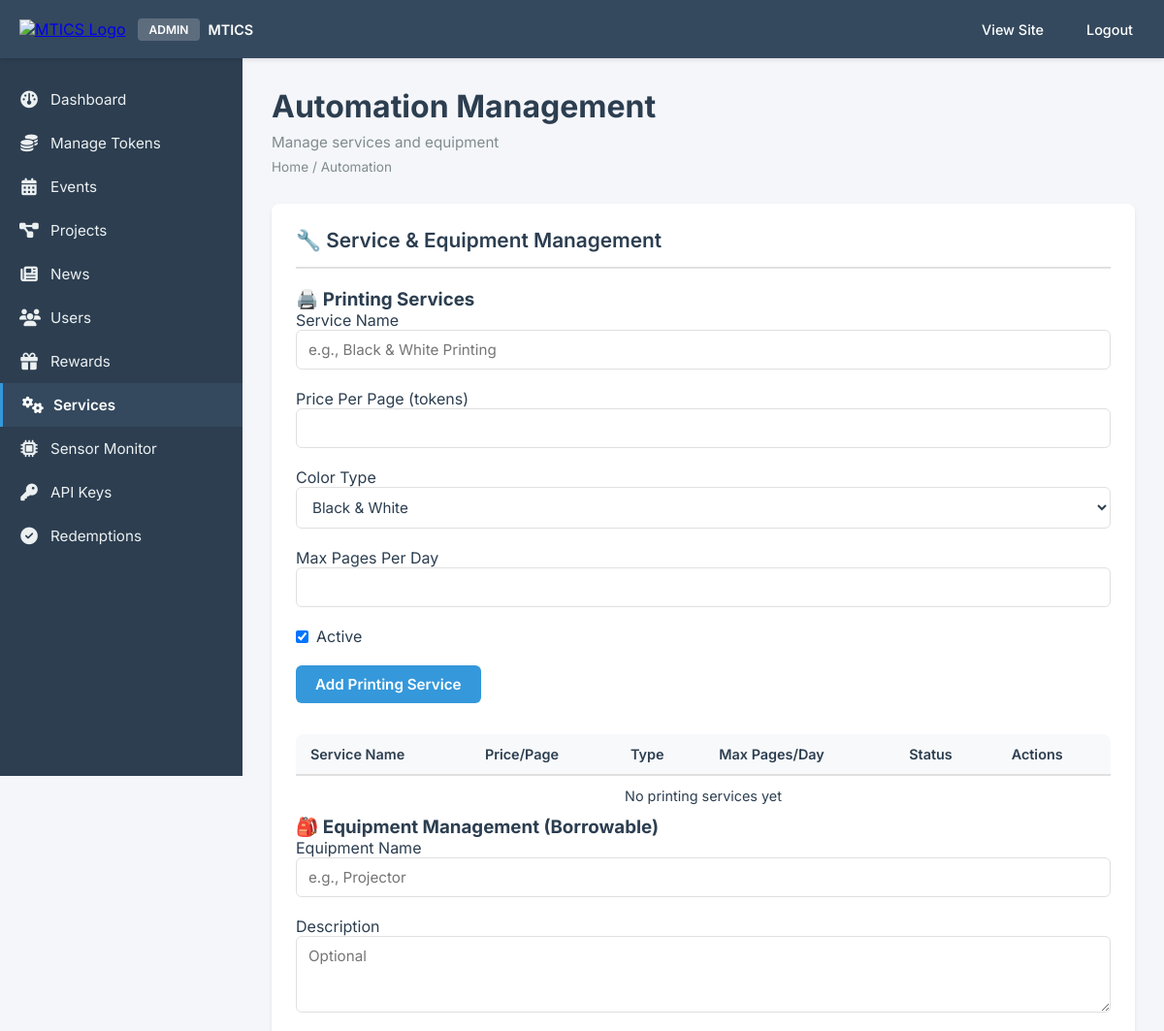
/admin/automation.php (signed in, upper part), run on an earlier commit of the app's database.
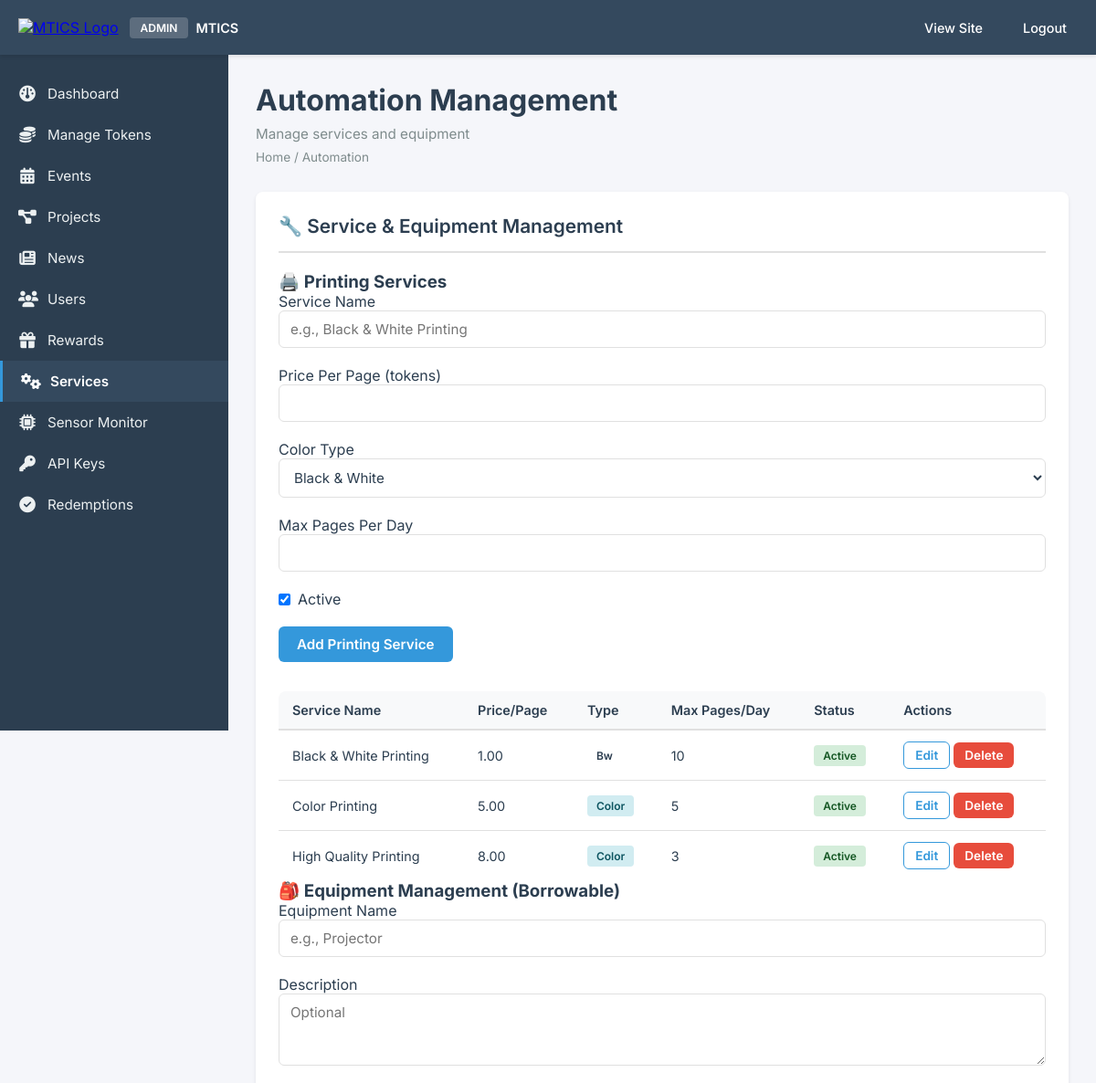
And on a later commit of the database.
### tables this page shows
CREATE TABLE IF NOT EXISTS printing_services (
    id INT AUTO_INCREMENT PRIMARY KEY,
    name VARCHAR(255) NOT NULL,
    description TEXT,
    price_per_page DECIMAL(10, 2) NOT NULL,
    color_options ENUM('bw', 'color') DEFAULT 'bw',
    paper_size ENUM('a4', 'a3', 'legal', 'letter') DEFAULT 'a4',
    max_pages_per_day INT DEFAULT 10,
    is_active BOOLEAN DEFAULT TRUE,
    created_at TIMESTAMP DEFAULT CURRENT_TIMESTAMP,
    INDEX idx_is_active (is_active)
);

### config/config.php (called while the page is built, shortened)
<?php
function format_tokens($amount) {
    return number_format($amount, 2);
}

### admin/automation.php (the view, shortened to what this page needs)
<?php
require_once '../config/config.php';
$db = Database::getInstance()->getConnection();
$editing_printing_service = null;
$editing_equipment = null;
include '../includes/admin_header.php';
?>
<div class="admin-content">
    <div class="admin-container">
        <div class="admin-page-header">
            <h1 class="admin-page-title">Automation Management</h1>
            <p class="admin-page-subtitle">Manage services and equipment</p>
            <div class="admin-breadcrumb">
                <a href="<?php echo SITE_URL; ?>/admin/index.php">Home</a> / Automation
            </div>
        </div>
        <div class="admin-section">
            <h2 class="admin-section-title">🔧 Service & Equipment Management</h2>
            <div class="grid grid-2">
                <div class="card" id="printing-services">
                    <div class="card-header">
                        <h3 class="card-title">🖨️ Printing Services</h3>
                    </div>
                    <div class="card-body">
                        <?php $is_editing_print = !empty($editing_printing_service); ?>
                        <form method="POST" action="#printing-services" style="margin-bottom: 2rem;">
                            <div class="admin-form-group">
                                <label>Service Name</label>
                                <input
                                    type="text"
                                    name="name"
                                    class="admin-form-input"
                                    placeholder="e.g., Black & White Printing"
                                    required
                                    value="<?php echo $is_editing_print ? htmlspecialchars($editing_printing_service['name'] ?? '') : ''; ?>"
                                >
                            </div>
                            <div class="admin-form-group">
                                <label>Price Per Page (tokens)</label>
                                <input
                                    type="number"
                                    name="price_per_page"
                                    class="admin-form-input"
                                    step="0.01"
                                    min="0"
                                    required
                                    value="<?php echo $is_editing_print ? htmlspecialchars((string)($editing_printing_service['price_per_page'] ?? '')) : ''; ?>"
                                >
                            </div>
                            <div class="admin-form-group">
                                <label>Color Type</label>
                                <select name="color_options" class="admin-form-input" required>
                                    <?php $color = $is_editing_print ? ($editing_printing_service['color_options'] ?? 'bw') : 'bw'; ?>
                                    <option value="bw" <?php echo $color === 'bw' ? 'selected' : ''; ?>>Black & White</option>
                                </select>
                            </div>
                            <div class="admin-form-group">
                                <label>Max Pages Per Day</label>
                                <input
                                    type="number"
                                    name="max_pages_per_day"
                                    class="admin-form-input"
                                    min="1"
                                    required
                                    value="<?php echo $is_editing_print ? (int)($editing_printing_service['max_pages_per_day'] ?? 1) : ''; ?>"
                                >
                            </div>
                            <div class="admin-form-group">
                                <?php $print_active = $is_editing_print ? !empty($editing_printing_service['is_active']) : true; ?>
                                <label style="display: flex; align-items: center; gap: 0.5rem;">
                                    <input type="checkbox" name="is_active" <?php echo $print_active ? 'checked' : ''; ?>>
                                    <span>Active</span>
                                </label>
                            </div>
                            <div style="display:flex; gap: .75rem; flex-wrap: wrap;">
                                <button type="submit" class="admin-btn admin-btn-primary">
                                    <?php echo $is_editing_print ? 'Update Printing Service' : 'Add Printing Service'; ?>
                                </button>
                            </div>
                        </form>
                        <div class="admin-table-container">
                            <table class="admin-table">
                                <thead>
                                    <tr>
                                        <th>Service Name</th>
                                        <th>Price/Page</th>
                                        <th>Type</th>
                                        <th>Max Pages/Day</th>
                                        <th>Status</th>
                                        <th>Actions</th>
                                    </tr>
                                </thead>
                                <tbody>
                                    <?php
                                    $printing_services = $db->query("SELECT * FROM printing_services ORDER BY price_per_page ASC")->fetchAll();
                                    if (empty($printing_services)):
                                    ?>
                                        <tr>
                                            <td colspan="6" style="text-align:center; padding: var(--spacing-md); color: var(--medium-gray);">
                                                No printing services yet
                                            </td>
                                        </tr>
                                    <?php else: ?>
                                        <?php foreach ($printing_services as $service): ?>
                                            <tr>
                                                <td><?php echo htmlspecialchars($service['name']); ?></td>
                                                <td><?php echo format_tokens($service['price_per_page']); ?></td>
                                                <td>
                                                    <span class="badge badge-<?php echo $service['color_options'] === 'color' ? 'info' : 'secondary'; ?>">
                                                        <?php echo ucfirst($service['color_options']); ?>
                                                    </span>
                                                </td>
                                                <td><?php echo (int)$service['max_pages_per_day']; ?></td>
                                                <td>
                                                    <span class="badge badge-<?php echo $service['is_active'] ? 'success' : 'warning'; ?>">
                                                        <?php echo $service['is_active'] ? 'Active' : 'Inactive'; ?>
                                                    </span>
                                                </td>
                                                <td style="white-space: nowrap;">
                                                    <a class="admin-btn admin-btn-secondary admin-btn-sm" href="automation.php?edit_printing_service=<?php echo (int)$service['id']; ?>#printing-services">
                                                        Edit
                                                    </a>
                                                    <form method="POST" action="#printing-services" style="display: inline;">
                                                        <button type="submit" class="admin-btn admin-btn-danger admin-btn-sm" onclick="return confirm('Delete this printing service?')">
                                                            Delete
                                                        </button>
                                                    </form>
                                                </td>
                                            </tr>
                                        <?php endforeach; ?>
                                    <?php endif; ?>
                                </tbody>
                            </table>
                        </div>
                    </div>
                </div>
                <div class="card" id="equipment-management">
                    <div class="card-header">
                        <h3 class="card-title">🎒 Equipment Management (Borrowable)</h3>
                    </div>
                    <div class="card-body">
                        <?php $is_editing_equipment = !empty($editing_equipment); ?>
                        <form method="POST" action="#equipment-management" style="margin-bottom: 2rem;">
                            <div class="admin-form-group">
                                <label>Equipment Name</label>
                                <input
                                    type="text"
                                    name="name"
                                    class="admin-form-input"
                                    placeholder="e.g., Projector"
                                    required
                                    value="<?php echo $is_editing_equipment ? htmlspecialchars($editing_equipment['name'] ?? '') : ''; ?>"
                                >
                            </div>
                            <div class="admin-form-group">
                                <label>Description</label>
                                <textarea name="description" class="admin-form-input" rows="3" placeholder="Optional"><?php echo $is_editing_equipment ? htmlspecialchars($editing_equipment['description'] ?? '') : ''; ?></textarea>
                            </div>
                        </form>
                    </div>
                </div>
            </div>
        </div>
    </div>
</div>
<?php include '../includes/admin_footer.php'; ?>

### includes/admin_header.php (shortened to what this page needs)
<!DOCTYPE html>
<html lang="en">
<head>
    <link rel="stylesheet" href="https://cdnjs.cloudflare.com/ajax/libs/font-awesome/6.5.1/css/all.min.css">
    <link rel="stylesheet" href="<?php echo SITE_URL; ?>/assets/css/admin.css?v=<?php echo time(); ?>">
</head>
<body class="admin-page">
    <header class="admin-header">
        <div class="admin-header-content">
            <div class="admin-logo-section">
                <a href="<?php echo SITE_URL; ?>/index.php" class="logo-link">
                    <img src="<?php echo SITE_URL; ?>/mtics2.png" alt="MTICS Logo" class="logo-img">
                </a>
                <div style="display: flex; align-items: center; gap: 8px;">
                    <span class="admin-badge">Admin</span>
                    <span style="color: #ffffff; font-weight: 600; font-size: 0.9rem;">MTICS</span>
                </div>
            </div>
            <nav class="admin-nav">
                <a href="<?php echo SITE_URL; ?>/index.php" class="admin-nav-link">View Site</a>
                <a href="<?php echo SITE_URL; ?>/auth/logout.php" class="admin-nav-link">Logout</a>
            </nav>
        </div>
    </header>
    <div class="admin-layout">
        <aside class="admin-sidebar">
            <nav class="admin-sidebar-nav">
                <a href="<?php echo SITE_URL; ?>/admin/index.php" class="sidebar-link <?php echo (basename($_SERVER['PHP_SELF']) == 'index.php') ? 'active' : ''; ?>">
                    <span class="sidebar-icon"><i class="fa-solid fa-gauge"></i></span>
                    <span>Dashboard</span>
                </a>
                <a href="<?php echo SITE_URL; ?>/admin/tokens.php" class="sidebar-link <?php echo (basename($_SERVER['PHP_SELF']) == 'tokens.php') ? 'active' : ''; ?>">
                    <span class="sidebar-icon"><i class="fa-solid fa-coins"></i></span>
                    <span>Manage Tokens</span>
                </a>
                <a href="<?php echo SITE_URL; ?>/admin/events.php" class="sidebar-link <?php echo (basename($_SERVER['PHP_SELF']) == 'events.php') ? 'active' : ''; ?>">
                    <span class="sidebar-icon"><i class="fa-solid fa-calendar-days"></i></span>
                    <span>Events</span>
                </a>
                <a href="<?php echo SITE_URL; ?>/admin/projects.php" class="sidebar-link <?php echo (basename($_SERVER['PHP_SELF']) == 'projects.php') ? 'active' : ''; ?>">
                    <span class="sidebar-icon"><i class="fa-solid fa-diagram-project"></i></span>
                    <span>Projects</span>
                </a>
                <a href="<?php echo SITE_URL; ?>/admin/news.php" class="sidebar-link <?php echo (basename($_SERVER['PHP_SELF']) == 'news.php') ? 'active' : ''; ?>">
                    <span class="sidebar-icon"><i class="fa-solid fa-newspaper"></i></span>
                    <span>News</span>
                </a>
                <a href="<?php echo SITE_URL; ?>/admin/users.php" class="sidebar-link <?php echo (basename($_SERVER['PHP_SELF']) == 'users.php') ? 'active' : ''; ?>">
                    <span class="sidebar-icon"><i class="fa-solid fa-users"></i></span>
                    <span>Users</span>
                </a>
                <a href="<?php echo SITE_URL; ?>/admin/rewards.php" class="sidebar-link <?php echo (basename($_SERVER['PHP_SELF']) == 'rewards.php') ? 'active' : ''; ?>">
                    <span class="sidebar-icon"><i class="fa-solid fa-gift"></i></span>
                    <span>Rewards</span>
                </a>
                <a href="<?php echo SITE_URL; ?>/admin/automation.php" class="sidebar-link <?php echo (basename($_SERVER['PHP_SELF']) == 'automation.php') ? 'active' : ''; ?>">
                    <span class="sidebar-icon"><i class="fa-solid fa-cogs"></i></span>
                    <span>Services</span>
                </a>
                <a href="<?php echo SITE_URL; ?>/admin/sensor_monitor.php" class="sidebar-link <?php echo (basename($_SERVER['PHP_SELF']) == 'sensor_monitor.php') ? 'active' : ''; ?>">
                    <span class="sidebar-icon"><i class="fa-solid fa-microchip"></i></span>
                    <span>Sensor Monitor</span>
                </a>
                <a href="<?php echo SITE_URL; ?>/admin/api_keys.php" class="sidebar-link <?php echo (basename($_SERVER['PHP_SELF']) == 'api_keys.php') ? 'active' : ''; ?>">
                    <span class="sidebar-icon"><i class="fa-solid fa-key"></i></span>
                    <span>API Keys</span>
                </a>
                <a href="<?php echo SITE_URL; ?>/admin/redemptions.php" class="sidebar-link <?php echo (basename($_SERVER['PHP_SELF']) == 'redemptions.php') ? 'active' : ''; ?>">
                    <span class="sidebar-icon"><i class="fa-solid fa-circle-check"></i></span>
                    <span>Redemptions</span>
                </a>
            </nav>
        </aside>
        <main class="admin-main">

### includes/admin_footer.php (shortened to what this page needs)
        </main>
    </div>
</body>
</html>

### includes/admin_header.php (style rules this page uses)
html, body.admin-page, body.admin-page * { box-sizing: border-box !important; }
html, body.admin-page { margin: 0 !important; padding: 0 !important; background: #f5f6fa !important; font-family: 'Inter', -apple-system, BlinkMacSystemFont, 'Segoe UI', sans-serif !important; }

What changed in the data, as far as the page shows it:
added printing_services: name "Black & White Printing", price_per_page "1.00", color_options "Bw", max_pages_per_day "10", is_active "Active"
added printing_services: name "Color Printing", price_per_page "5.00", color_options "Color", max_pages_per_day "5", is_active "Active"
added printing_services: name "High Quality Printing", price_per_page "8.00", color_options "Color", max_pages_per_day "3", is_active "Active"
Also different on the page:
text no longer shown: "No printing services yet"
